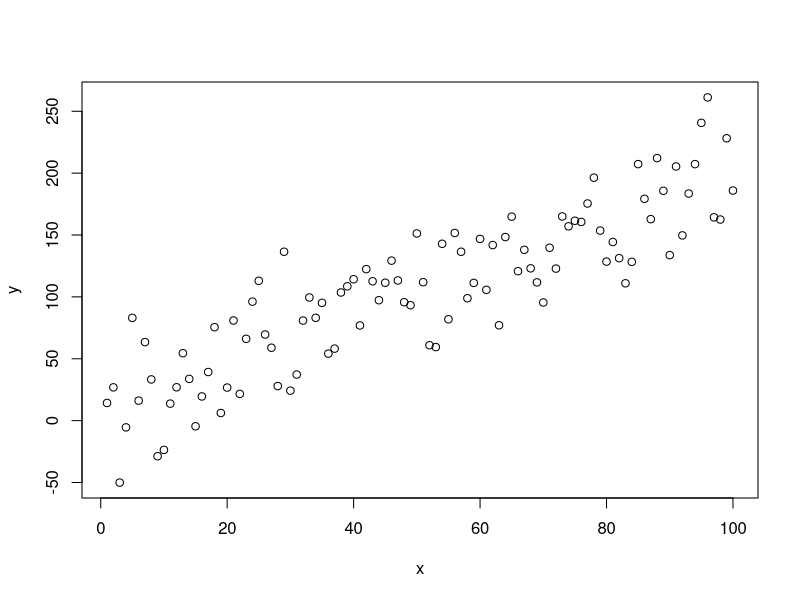
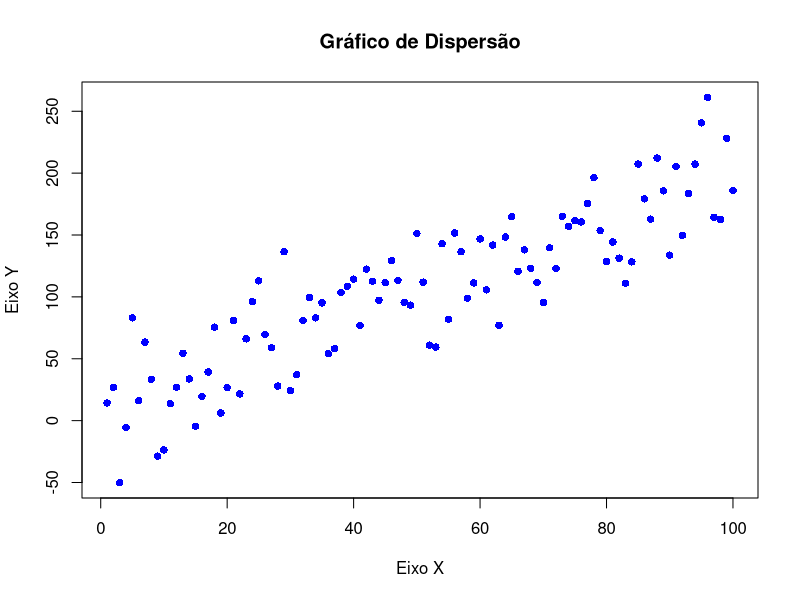
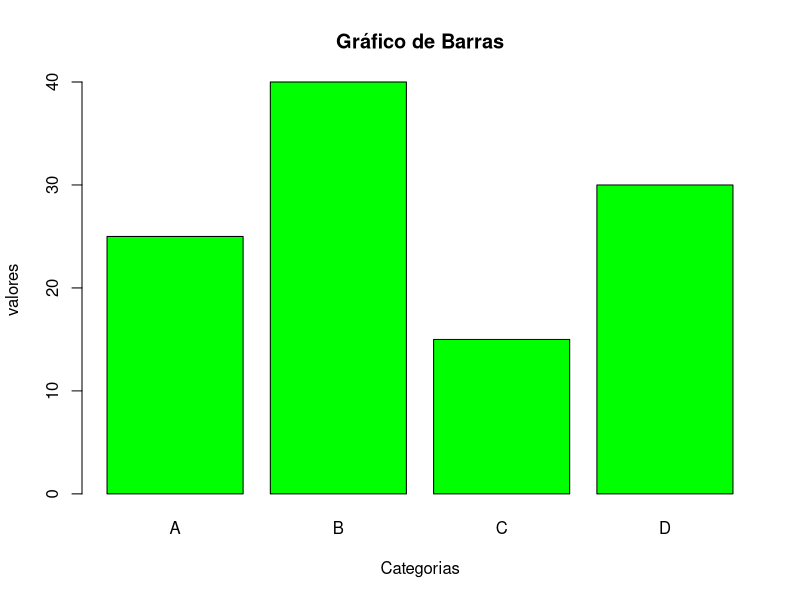
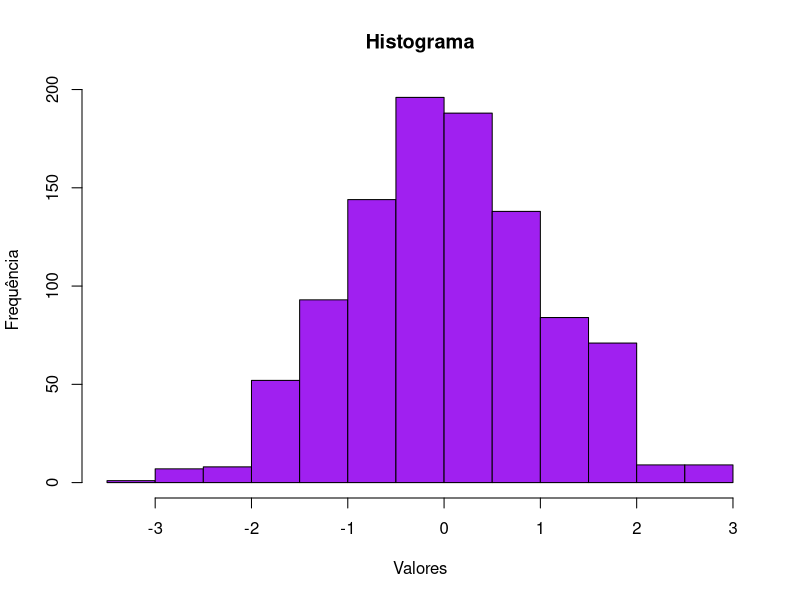

Here is the R script that generated these plots, in order:
#------------------------------------
# Script 01 Monitoria R
# Autor: Luan Patrick
# Data: 03 / 10 / 2023

#-------------------------------
# Exemplos de Soma 
20 + 1
30 + 54
45 + 5

# Exemplos de Subtração
20 - 12
30 - 54
45 - 7

# Exemplos de Multiplicação
20 * 1
45 * 54
45 * 14

#Exemplos de Divisão
4 / 2
-2 / 7
5 / 5
#Exemplos Exponenciação
114 ^ 14
-5 ^ 5
 25 ^ 25
 
# Exemplos EDivisão por inteiro
7 %% 3
7 %/% 3

#Atribuindo valores
a <- 10
b <- 4

# Operções com variáveis
a * b
a ^ b
a / b

# criando vetores 
x <- c(2,4,6)
y <- c(10,8,6)

#operaçõe com vetore

x + y


# Função da Média
mean(x)
mean(y)

var(x)
var(y)

sum(x)

#Criando Sequência 
2:200
z <- c(1:100)
z
rm(a)
rm(b
   )
rm(x)
rm(y)
rm(z)


N <- 100
x <- 1:N
y <- 5 + 2 * x + rnorm(N,sd=30)
y

plot(x,y)

plot(x,y,main = 'Gráfico de Dispersão',xlab = 'Eixo X', ylab = 'Eixo Y', pch = 16, col = "blue")

categorias <-c("A","B","C","D")
valores <- c(25, 40, 15, 30)

barplot(valores,names.arg = categorias, main = "Gráfico de Barras", xlab="Categorias", ylab = "valores", col = "green")


dados <- rnorm(1000)
dados

hist(dados, main = "Histograma", xlab = "Valores", ylab = "Frequência", col = "purple")

matriz <- matrix(data = 1:10, ncol = 2, nrow = 5)
matriz
str(matriz)

nrow(matriz)
ncol(matriz)
length(matriz)
